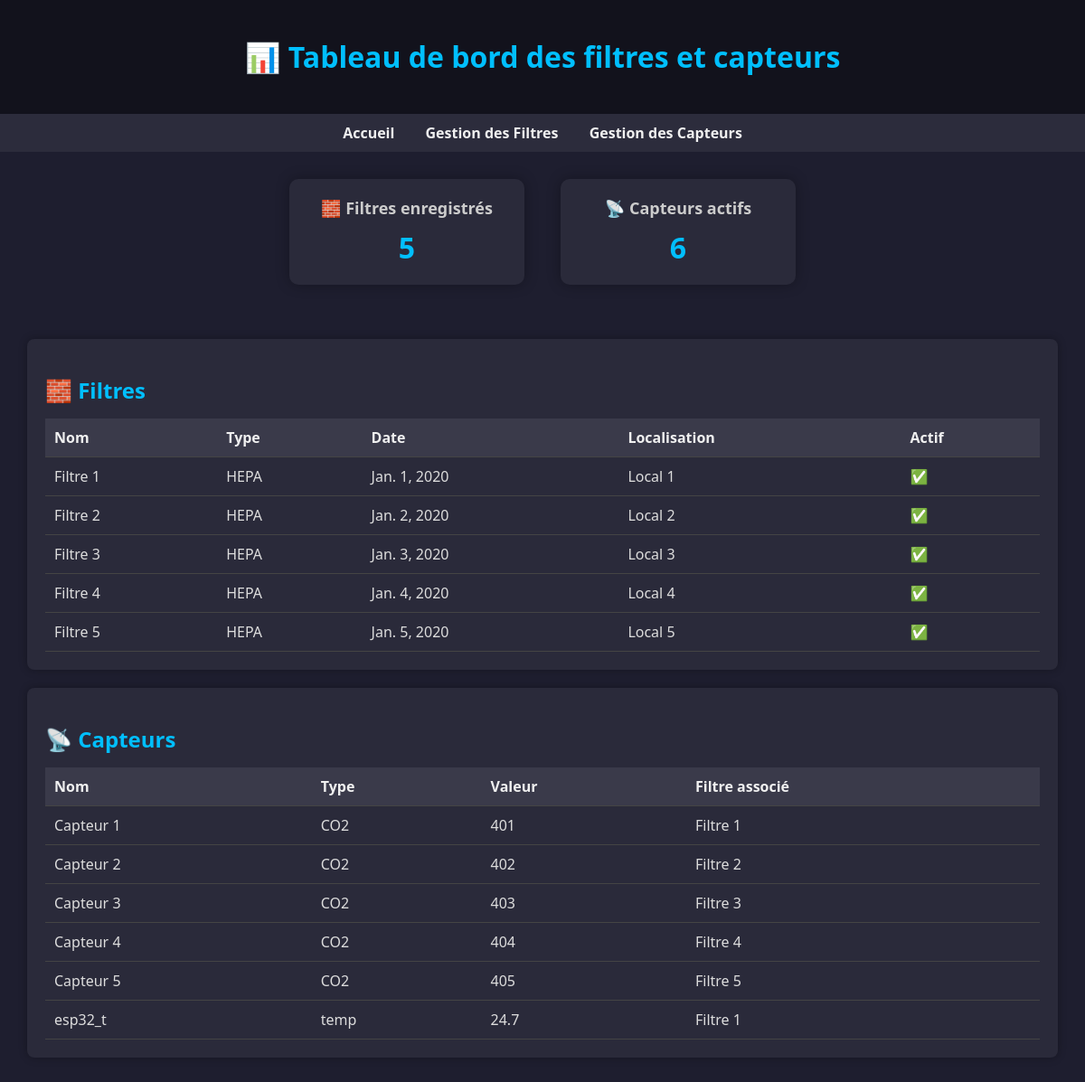
Page /dashboard/ on the earlier database version.
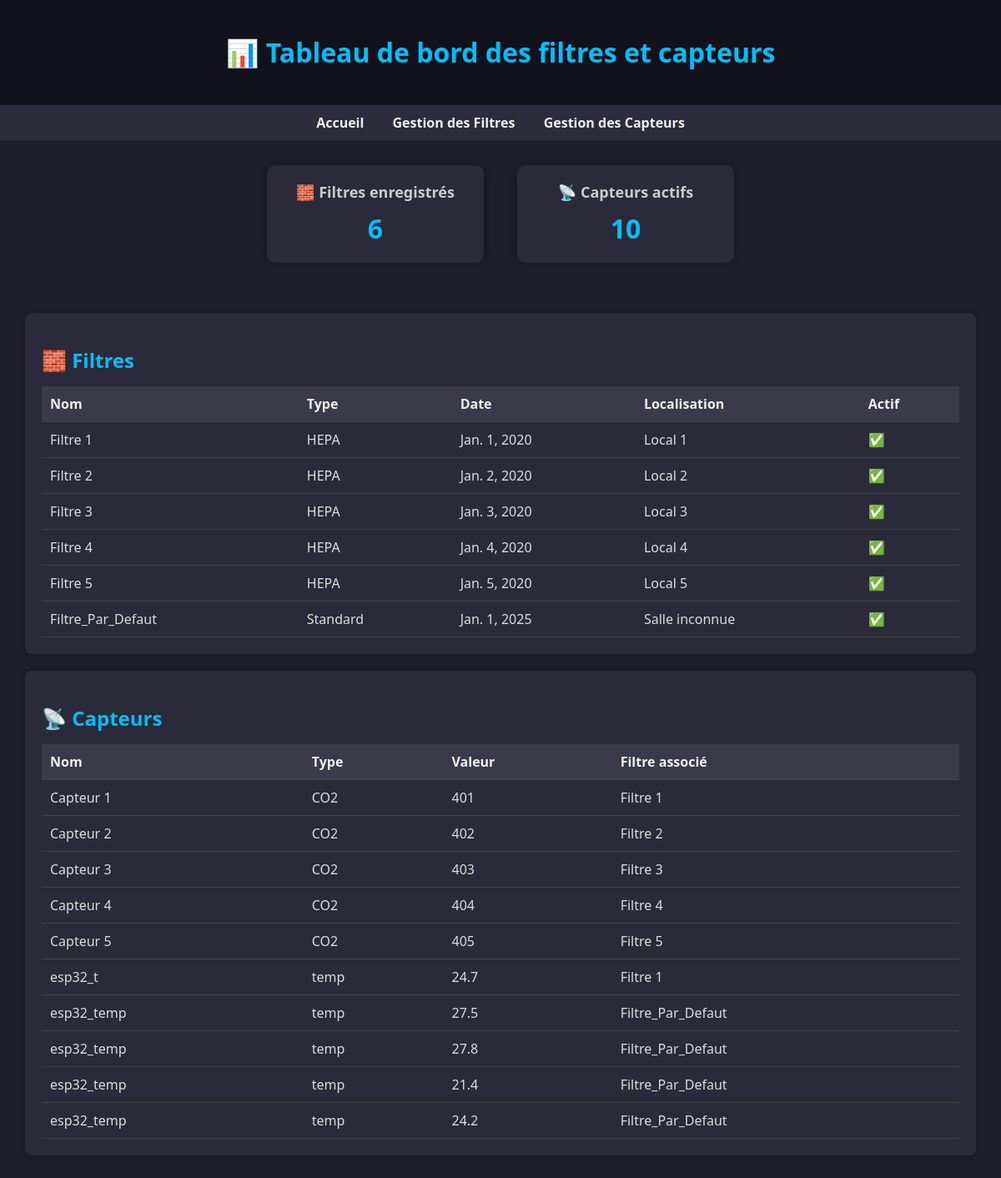
Same page on the later database version.
### monitoring/models.py (models this page shows, shortened)
class Filtre(models.Model):
    nom = models.CharField(max_length=100)
    salle = models.ForeignKey(Salle, on_delete=models.CASCADE, null=True, blank=True)
    type = models.CharField(max_length=50)
    date_installation = models.DateField()
    localisation = models.CharField(max_length=100)
    actif = models.BooleanField(default=True)
    vitesse = models.IntegerField(default=0)  # Vitesse en m/s

class Capteur(models.Model):
    filtre = models.ForeignKey(Filtre, on_delete=models.CASCADE)
    nom = models.CharField(max_length=100)  # ← nouveau champ
    type = models.CharField(max_length=100)
    valeur = models.CharField(max_length=100)

### monitoring/views.py (the view)
# urls.py: path('dashboard/', dashboard, name='dashboard'),
def dashboard(request):
    filtres = Filtre.objects.all()
    capteurs = Capteur.objects.all()
    return render(request, 'dashboard.html', {'filtres': filtres, 'capteurs': capteurs})

### monitoring/templates/dashboard.html (shortened to what this page needs)
{% load static %}
<!DOCTYPE html>
<html lang="fr">
<head>
</head>
<body>
    <header>
        <h1>📊 Tableau de bord des filtres et capteurs</h1>
    </header>
    <nav>
        <a href="/dashboard/">Accueil</a>
        <a href="/dashboard/filtres/">Gestion des Filtres</a>
        <a href="/dashboard/capteurs/">Gestion des Capteurs</a>
    </nav>
    <div class="stats">
        <div class="stat-box">
            <h3>🧱 Filtres enregistrés</h3>
            <p>{{ filtres|length }}</p>
        </div>
        <div class="stat-box">
            <h3>📡 Capteurs actifs</h3>
            <p>{{ capteurs|length }}</p>
        </div>
    </div>
    <div class="container">
        <div class="section">
            <h2>🧱 Filtres</h2>
            <table>
                <thead>
                    <tr>
                        <th>Nom</th>
                        <th>Type</th>
                        <th>Date</th>
                        <th>Localisation</th>
                        <th>Actif</th>
                    </tr>
                </thead>
                <tbody>
                    {% for filtre in filtres %}
                    <tr>
                        <td>{{ filtre.nom }}</td>
                        <td>{{ filtre.type }}</td>
                        <td>{{ filtre.date_installation }}</td>
                        <td>{{ filtre.localisation }}</td>
                        <td>{{ filtre.actif|yesno:"✅,❌" }}</td>
                    </tr>
                    {% empty %}
                    <tr><td colspan="5">Aucun filtre enregistré.</td></tr>
                    {% endfor %}
                </tbody>
            </table>
        </div>
        <div class="section">
            <h2>📡 Capteurs</h2>
            <table>
                <thead>
                    <tr>
                        <th>Nom</th>
                        <th>Type</th>
                        <th>Valeur</th>
                        <th>Filtre associé</th>
                    </tr>
                </thead>
                <tbody>
                    {% for capteur in capteurs %}
                    <tr>
                        <td>{{ capteur.nom }}</td>
                        <td>{{ capteur.type }}</td>
                        <td>{{ capteur.valeur }}</td>
                        <td>{{ capteur.filtre.nom }}</td>
                    </tr>
                    {% empty %}
                    <tr><td colspan="4">Aucun capteur enregistré.</td></tr>
                    {% endfor %}
                </tbody>
            </table>
        </div>
    </div>
</body>
</html>

### monitoring/templates/dashboard.html (style rules this page uses)
body { font-family: 'Segoe UI', sans-serif; background-color: #1e1e2f; color: #f0f0f0; margin: 0; padding: 0; }
header { background-color: #12121c; color: #00bfff; padding: 20px; text-align: center; box-shadow: 0 2px 10px rgba(0,0,0,0.5); }
nav { background-color: #2c2c3c; padding: 10px; text-align: center; }
nav a { color: #f0f0f0; text-decoration: none; margin: 0 15px; font-weight: bold; transition: color 0.3s ease; }
.stats { display: flex; justify-content: center; gap: 40px; margin: 30px 0; flex-wrap: wrap; }
.stat-box { background-color: #2a2a3a; border-radius: 10px; box-shadow: 0 0 15px rgba(0,0,0,0.3); padding: 20px 30px; text-align: center; min-width: 200px; animation: fadeIn 1s ease forwards; opacity: 0; }
.stat-box:nth-child(1) { animation-delay: 0.2s; }
.stat-box:nth-child(2) { animation-delay: 0.4s; }
.stat-box h3 { margin: 0; font-size: 18px; color: #ccc; }
.stat-box p { font-size: 32px; margin: 10px 0 0; font-weight: bold; color: #00bfff; }
.container { display: flex; flex-wrap: wrap; justify-content: space-around; padding: 20px; }
.section { background-color: #2a2a3a; box-shadow: 0 0 10px rgba(0,0,0,0.3); border-radius: 8px; padding: 20px; margin: 10px; flex: 1 1 45%; min-width: 300px; animation: fadeInUp 1s ease forwards; opacity: 0; }
.section:nth-child(1) { animation-delay: 0.6s; }
.section:nth-child(2) { animation-delay: 0.8s; }
h2 { color: #00bfff; margin-bottom: 15px; }
table { width: 100%; border-collapse: collapse; margin-top: 10px; }
th, td { padding: 10px; border-bottom: 1px solid #444; text-align: left; }
th { background-color: #3a3a4a; color: #f0f0f0; }
td { color: #ddd; }

Differences in the rows shown:
added Filtre: nom "Filtre_Par_Defaut", type "Standard", date_installation "Jan. 1, 2025", localisation "Salle inconnue", actif "✅"
added Capteur: nom "esp32_temp", type "temp", valeur "27.5", filtre.nom "Filtre_Par_Defaut"
added Capteur: nom "esp32_temp", type "temp", valeur "27.8", filtre.nom "Filtre_Par_Defaut"
added Capteur: nom "esp32_temp", type "temp", valeur "21.4", filtre.nom "Filtre_Par_Defaut"
added Capteur: nom "esp32_temp", type "temp", valeur "24.2", filtre.nom "Filtre_Par_Defaut"
Other differences:
{{ filtres|length }}: "5" → "6"
{{ capteurs|length }}: "6" → "10"
